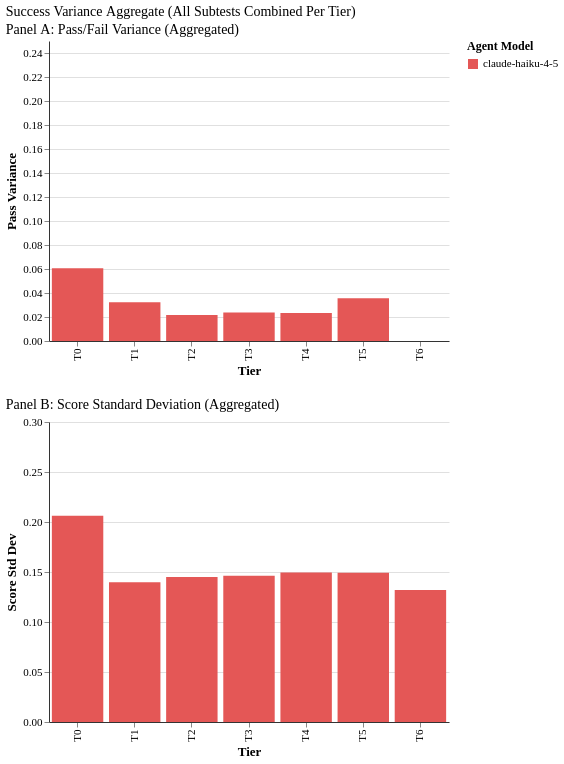

Here is the Vega-Lite specification saved for this chart:
### Vega-Lite specification from a JSON file in a GitHub repository (floating-point values rounded to 4 significant figures)
{"config": {"font": "serif", "axis": {"labelFontSize": 11, "titleFontSize": 13, "gridColor": "#e0e0e0", "domainColor": "#333333"}, "legend": {"labelFontSize": 11, "titleFontSize": 12}, "title": {"fontSize": 14, "anchor": "start", "fontWeight": "normal"}, "view": {"stroke": null, "continuousWidth": 400, "continuousHeight": 300}, "mark": {"tooltip": true}}, "vconcat": [{"mark": {"type": "bar"}, "encoding": {"color": {"field": "agent_model", "scale": {"domain": ["claude-haiku-4-5"], "range": ["#E45756"]}, "title": "Agent Model", "type": "nominal"}, "tooltip": [{"field": "agent_model", "title": "Model", "type": "nominal"}, {"field": "tier", "title": "Tier", "type": "ordinal"}, {"field": "pass_variance", "format": ".3f", "title": "Pass Variance", "type": "quantitative"}, {"field": "n_runs", "title": "Total Runs", "type": "quantitative"}], "x": {"field": "tier", "sort": ["T0", "T1", "T2", "T3", "T4", "T5", "T6"], "title": "Tier", "type": "ordinal"}, "y": {"field": "pass_variance", "scale": {"domain": [0, 0.25]}, "title": "Pass Variance", "type": "quantitative"}}, "height": 300, "title": "Panel A: Pass/Fail Variance (Aggregated)", "width": 400}, {"mark": {"type": "bar"}, "encoding": {"color": {"field": "agent_model", "scale": {"domain": ["claude-haiku-4-5"], "range": ["#E45756"]}, "title": "Agent Model", "type": "nominal"}, "tooltip": [{"field": "agent_model", "title": "Model", "type": "nominal"}, {"field": "tier", "title": "Tier", "type": "ordinal"}, {"field": "score_std", "format": ".3f", "title": "Score Std Dev", "type": "quantitative"}, {"field": "n_runs", "title": "Total Runs", "type": "quantitative"}], "x": {"field": "tier", "sort": ["T0", "T1", "T2", "T3", "T4", "T5", "T6"], "title": "Tier", "type": "ordinal"}, "y": {"field": "score_std", "scale": {"domain": [0, 0.3]}, "title": "Score Std Dev", "type": "quantitative"}}, "height": 300, "title": "Panel B: Score Standard Deviation (Aggregated)", "width": 400}], "data": {"name": "data-bb706baa341468c027b1ad3197166dba"}, "title": "Success Variance Aggregate (All Subtests Combined Per Tier)", "$schema": "https://vega.github.io/schema/vega-lite/v6.1.0.json", "datasets": {"data-bb706baa341468c027b1ad3197166dba": [{"agent_model": "claude-haiku-4-5", "tier": "T0", "pass_variance": 0.06061, "score_std": 0.2062, "n_runs": 216}, {"agent_model": "claude-haiku-4-5", "tier": "T1", "pass_variance": 0.03222, "score_std": 0.1396, "n_runs": 90}, {"agent_model": "claude-haiku-4-5", "tier": "T2", "pass_variance": 0.02173, "score_std": 0.1451, "n_runs": 135}, {"agent_model": "claude-haiku-4-5", "tier": "T3", "pass_variance": 0.0238, "score_std": 0.1462, "n_runs": 369}, {"agent_model": "claude-haiku-4-5", "tier": "T4", "pass_variance": 0.02324, "score_std": 0.1494, "n_runs": 126}, {"agent_model": "claude-haiku-4-5", "tier": "T5", "pass_variance": 0.03567, "score_std": 0.1492, "n_runs": 135}, {"agent_model": "claude-haiku-4-5", "tier": "T6", "pass_variance": 0.0, "score_std": 0.132, "n_runs": 9}]}}
